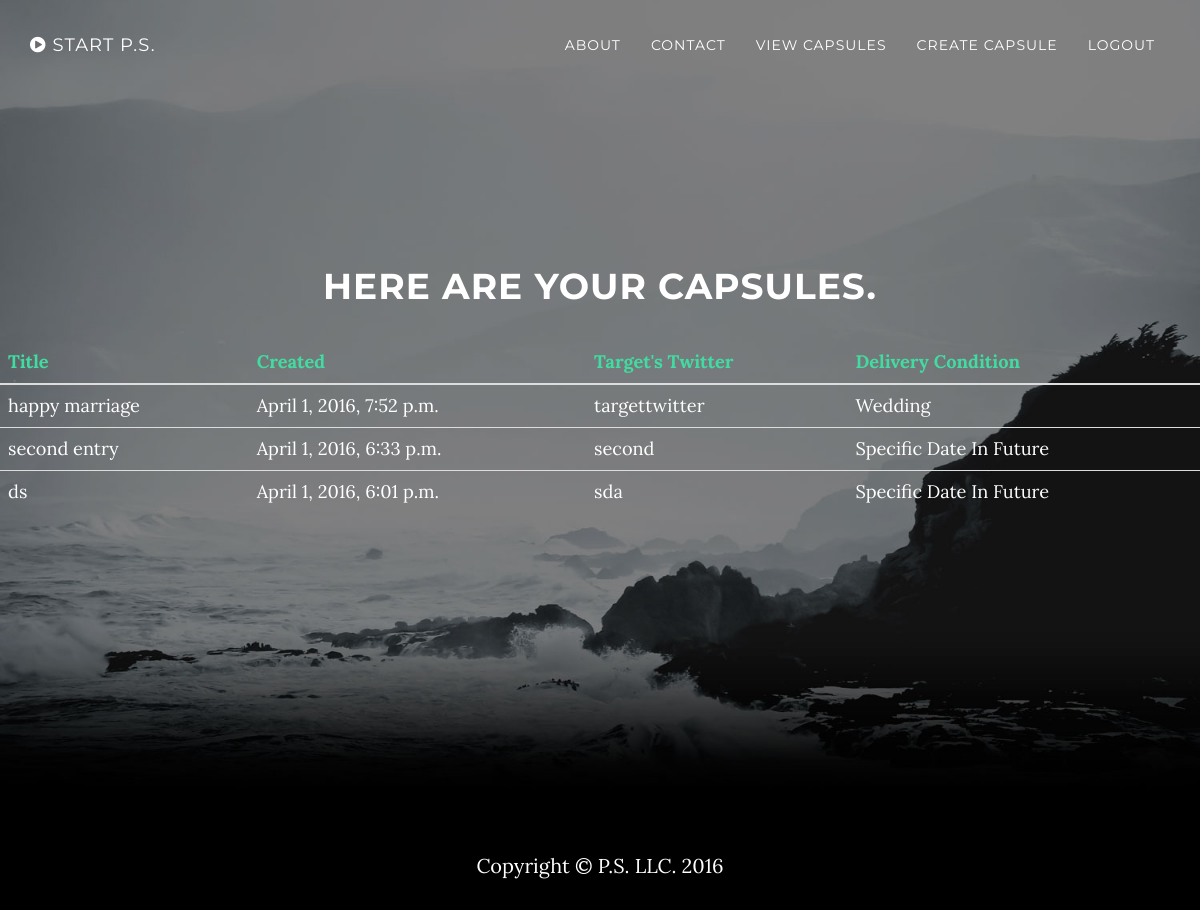
The app's page /capsules/ (signed in) with its own data.
### core/models.py (models this page shows)
class Capsule(models.Model):
    created = models.DateTimeField(auto_now_add=True)
    title = models.CharField(max_length=100, blank=True, default='')
    message = models.TextField(max_length=1000, blank=True, default='')
    file = models.FileField(blank=True)
    activation_type = models.CharField(max_length=10, choices=FUTURE_ACTIVATION_CHOICES, default='D')
    delivery_condition = models.CharField(max_length=10, choices=FUTURE_DELIVERY_CHOICES, default='SD')
    time_delivery = models.DateField(blank=True)
    owner = models.ForeignKey(User)
    is_active = models.BooleanField(default=False)
    is_deliverable = models.BooleanField(default=False)
    author_twitter = models.CharField(max_length=40, default='')
    target_twitter = models.CharField(max_length=40, default='')

### core/views.py (the view)
# urls.py: url(r'^capsules/$', views.display_capsules_view, name='display_capsules_view'),
@login_required(login_url='login')
def display_capsules_view(request):
    if request.method == 'GET':
        capsules = Capsule.objects.filter(owner=request.user).order_by('-created')  # get all capsules belonging to a particular user,recent first
        capsules = translate_delivery_condition(
            capsules)  # convert DB delivery notation to verbose string,aka 'SD' -> Specific Date In The Future
        return render(request, 'display_capsules.html', {'capsules': capsules})

### core/views.py (called while the page is built)
def translate_delivery_condition(ax):
    for data in ax:
        data.delivery_condition = FUTURE_DELIVERY_DICT[data.delivery_condition]
    return ax

### core/templates/display_capsules.html
{% extends 'base.html' %}
{% block content %}
    <header class="intro">
        <div class="intro-body">
            <h1>Here are your capsules.</h1>
            <div class="row">
                <div class="col-lg-12 text-left ">
                    <div class="table-responsive ">
                        <table class="table " style="font-size:130%;color:white;">
                            <thead class="indigo">
                            <th>Title</th>
                            <th>Created</th>
                            <th>Target's Twitter</th>
                            <th>Delivery Condition</th>
                            </thead>
                            {% for capsule in capsules %}
                                <tr>
                                    <td>{{ capsule.title }}</td>
                                    <td>{{ capsule.created }}</td>
                                    <td>{{ capsule.target_twitter }}</td>
                                    <td>{{ capsule.delivery_condition}}</td>
                                </tr>
                            {% endfor %}
                        </table>
                    </div>
                </div>
            </div>
        </div>
    </header>
{% endblock %}

### core/static/core/css/grayscale.css (style rules this page uses)
body { width: 100%; height: 100%; font-family: Lora,"Helvetica Neue",Helvetica,Arial,sans-serif; color: #fff; background-color: #000; }
html { width: 100%; height: 100%; }
h1, h2, h3, h4, h5, h6 { margin: 0 0 35px; text-transform: uppercase; font-family: Montserrat,"Helvetica Neue",Helvetica,Arial,sans-serif; font-weight: 700; letter-spacing: 1px; }
.intro { display: table; width: 100%; height: auto; padding: 100px 0; text-align: center; color: #fff; background: url(../img/intro-bg.jpg) no-repeat bottom center scroll; background-color: #000; -webkit-background-size: cover; -moz-background-size: cover; background-size: cover; -o-background-size: cover; }
.intro .intro-body { display: table-cell; vertical-align: middle; }
@media (min-width:768px) { .intro { height: 100%; padding: 0; } }
body { webkit-tap-highlight-color: rgba(255,255,255,.2); }
.indigo { color: #42dca3; }

### records on screen
Capsule: title "happy marriage", created "April 1, 2016, 7:52 p.m.", target_twitter "targettwitter", delivery_condition "Wedding"
Capsule: title "second entry", created "April 1, 2016, 6:33 p.m.", target_twitter "second", delivery_condition "Specific Date In Future"
Capsule: title "ds", created "April 1, 2016, 6:01 p.m.", target_twitter "sda", delivery_condition "Specific Date In Future"
